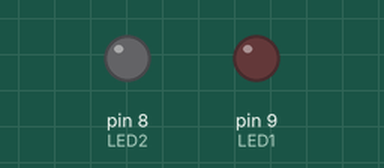
This sketch was run on a simulated Arduino Uno, built with avr-gcc and run on an emulated ATmega328P. On the bench: output pins drawn as LEDs (lit = HIGH).

Above: at 1.0 s.
At 2.5 s:
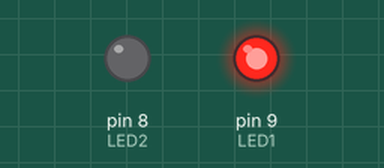
At 3.5 s:
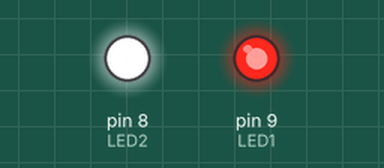
At 5.0 s:
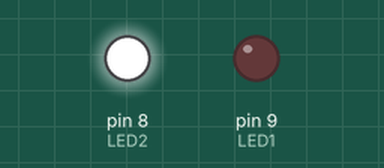
Timing chart, 0 to 7.8 s (numbered marks = the images above):
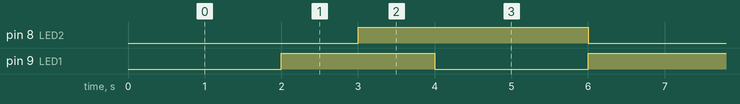

Measured:
- by itself, pin 8 (LED2): alternates HIGH for 3.0 s and LOW for 3.0 s
- by itself, pin 9 (LED1): alternates HIGH for 2.0 s and LOW for 2.0 s
- by itself, everything shown: repeats every 12.0 s, in 8 steps

The sketch:

sketch.ino
```cpp
#define LED1 9
#define LED2 8

int count1 = 0;
int count2 = 0;

void setup() {
  pinMode(LED1, OUTPUT);
  pinMode(LED2, OUTPUT);
}

void loop() {
  delay(1000);

  count1++;
  count2++;

  if (count1 == 2) {
    digitalWrite(LED1, !digitalRead(LED1));
    count1 = 0;
  }

  if (count2 == 3) {
    digitalWrite(LED2, !digitalRead(LED2));
    count2 = 0;
  }
}
```
